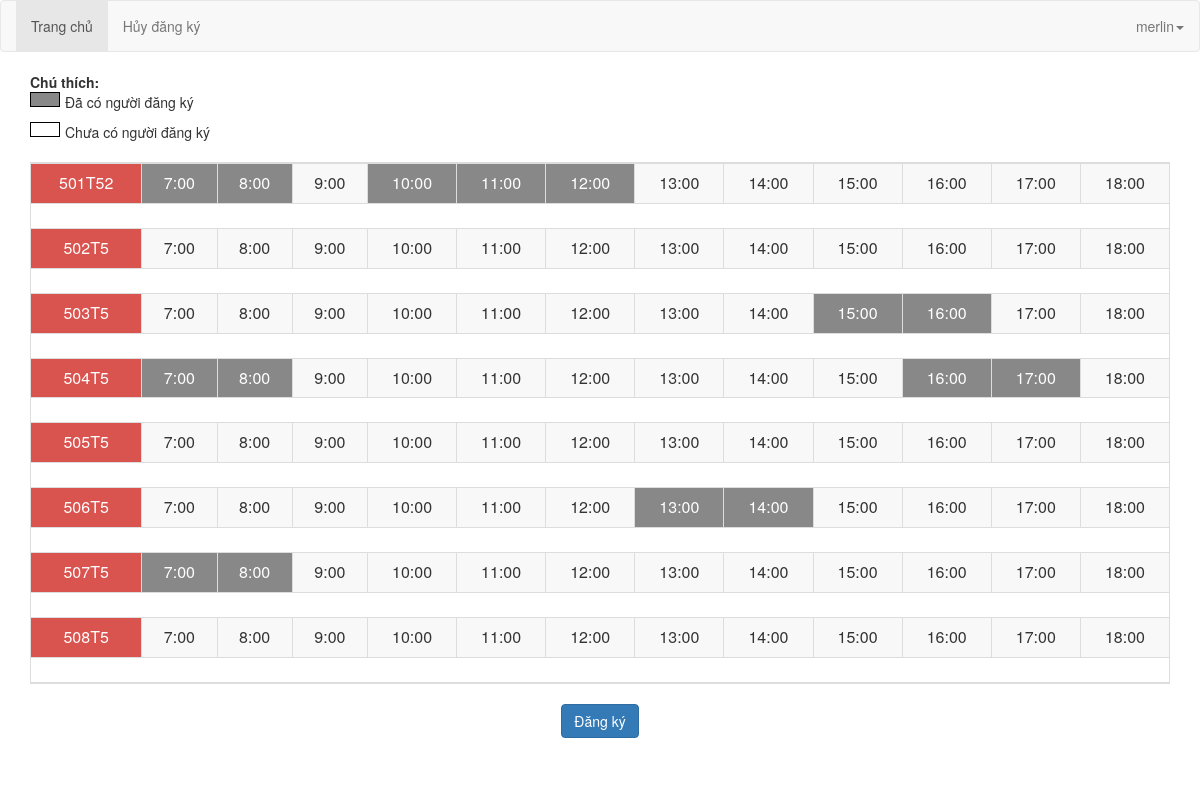
/index.php?c=room&&a=register (signed in), run on the app's committed database.
### tables this page shows
CREATE TABLE `room` (
  `id_room` int(11) NOT NULL,
  `name` varchar(255) DEFAULT NULL
);

### admin/core/Base_Controller.php (called while the page is built, shortened)
<?php if ( ! defined('PATH_SYSTEM')) die ('Bad requested!');
class Base_Controller extends Controller {
    public function render($view, $data) {
        $controller = explode('_', get_class($this))[0];
        $data['base_url'] = $this->config->item('base_url');
        $this->view->load(strtolower($controller) . '/' . $view, $data);
        $this->view->show();
    }
    public function setLayout($layout) {
        $this->view->setLayout($layout);
    }
}

### admin/controller/Room_Controller.php (called while the page is built, shortened)
<?php
class Room_Controller extends Base_Controller {
    public function registerAction() {
        $register = new Room();
        $reg = $register->load();
        $this->render('registerRoom', [
            'title' => "Đăng ký phòng máy",
            'page' => 'registerRoom',
            'registerArr' => $reg['registerArr'],
            'activeArr' => $reg['activeArr'],
            "room" => $reg['room'],
            'user' => $reg['user'],
            'time' => $reg['time'],
            'all_room' => $reg['all_room'],
            'page' => "registerRoom"]);
    }
}
?>

### index.php (called while the page is built, shortened)
<?php
load();
?>

### admin/model/Room.php (called while the page is built, shortened)
<?php
class Room extends Model {
    public function load() {
        $room = $this->selectSQL("*", "room", "1");
        $username = $_SESSION['user']['user_name'];
        $user = $this->selectSQL("*", "users","user_name = '$username'");
        $time = array("08:00","09:00","10:00","11:00","12:00","13:00","14:00","15:00","16:00","17:00","18:00");
        $check = $this->select("register", "1 ORDER BY register.id_room", ['id_register', 'id_user']);
        $select = $this->selectSQL("*",'register', '1');
        $registerArr = [];
        $activeArr = [];
        while ($data = mysqli_fetch_array($select, MYSQLI_ASSOC)) {
            $activeArr[$data['id_room']] = [];
            if (!isset($registerArr[$data['id_room']])) $registerArr[$data['id_room']] = [];
            array_push($registerArr[$data['id_room']], $data);
        }
        foreach ($registerArr as $key => $value) {
            foreach ($value as $k => $v) {
                $time_start = explode(':', $v['time_start'])[0];
                $time_end = explode(':', $v['time_end'])[0];
                for ($i = $time_start; $i <= $time_end; $i++) {
                    $activeArr[$key][] = (int)$i;
                }
            }
        }
        $all_room = $this->selectSQL("*", "room", "1");
        return array('registerArr' => $registerArr,
            'activeArr' => $activeArr,
            "room" => $room,
            'user' => $user,
            'time' => $time,
            'check' => $check,
            'all_room' => $all_room);
    }
}
?>

### admin/view/room/registerRoom.php (the view, shortened to what this page needs)
<form method="post">
    <div class="container"  style="margin: 0 auto;margin-top: 20px">
<div>
    <b>Chú thích:</b> <br>
    <div>
        <div style="width: 30px; height: 15px;border: 1px solid black;background-color: #888888; float: left; margin-right: 5px;" ></div> <p>Đã có người đăng ký <br> </p>
        <div style="width: 30px; height: 15px; border: 1px solid black;float: left;margin-right: 5px;" ></div> Chưa có người đăng ký <br>
    </div>
</div>
<table  class="container table table-bordered" style="margin-top: 20px;text-align: center;">
    <?php
    while ($data = mysqli_fetch_array($room)) {
        echo '<tr>
            <td style="background-color: #d9534f;color: #FFF">' . $data["name"] . '</td>';
        for ($i = 7; $i <=18; $i++) {
            if (isset($activeArr[$data['id_room']]) && in_array($i, $activeArr[$data['id_room']])) {
                echo '<td style="background-color: #888888; color: #FFF">' . $i . ':00</td>';
            } else {
                echo '<td style="background-color: #f8f8f8">' . $i . ':00</td>';
            }
        }
        echo '</tr>';
        echo '<tr>
                <td colspan="13" style="height: 25px;" ></td>
              </tr>';
    }
    ?>
</table>
<center><a  class="btn btn-primary" data-toggle="modal" data-target="#Register">Đăng ký</a></center>
<div style="height: 30px;"></div>
    </div>
<div style="height: 50px;"></div>
</form>

### data on the page
room: name "501T52"
room: name "502T5"
room: name "503T5"
room: name "504T5"
room: name "505T5"
room: name "506T5"
room: name "507T5"
room: name "508T5"

### other printed values
$_SESSION['user']['user_name'] "merlin"
